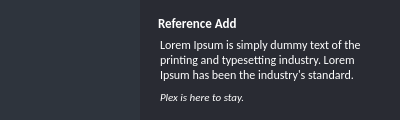
<?xml version="1.0" encoding="UTF-8"?>
<ui version="4.0">
 <class>arNotice</class>
 <widget class="QWidget" name="arNotice">
  <property name="windowModality">
   <enum>Qt::NonModal</enum>
  </property>
  <property name="geometry">
   <rect>
    <x>0</x>
    <y>0</y>
    <width>400</width>
    <height>120</height>
   </rect>
  </property>
  <property name="minimumSize">
   <size>
    <width>400</width>
    <height>120</height>
   </size>
  </property>
  <property name="maximumSize">
   <size>
    <width>166666</width>
    <height>166666</height>
   </size>
  </property>
  <property name="font">
   <font>
    <family>Calibri</family>
    <pointsize>11</pointsize>
    <weight>75</weight>
    <bold>true</bold>
   </font>
  </property>
  <property name="acceptDrops">
   <bool>false</bool>
  </property>
  <property name="windowTitle">
   <string>atNotice</string>
  </property>
  <property name="styleSheet">
   <string notr="true">QWidget{
color: rgb(255, 255, 255);
background-color: rgb(41, 43, 51); 
}
QToolTip { 
	background-color: rgb(52, 52, 52);
	color: rgb(241, 241, 241);
	border: black solid 1px;
}</string>
  </property>
  <layout class="QVBoxLayout" name="verticalLayout_2">
   <property name="spacing">
    <number>0</number>
   </property>
   <property name="leftMargin">
    <number>0</number>
   </property>
   <property name="topMargin">
    <number>0</number>
   </property>
   <property name="rightMargin">
    <number>10</number>
   </property>
   <property name="bottomMargin">
    <number>0</number>
   </property>
   <item>
    <layout class="QHBoxLayout" name="horizontalLayout">
     <property name="rightMargin">
      <number>0</number>
     </property>
     <item>
      <widget class="QWidget" name="widget" native="true">
       <property name="minimumSize">
        <size>
         <width>140</width>
         <height>80</height>
        </size>
       </property>
       <property name="styleSheet">
        <string notr="true">background-color: rgb(46, 52, 61);
</string>
       </property>
       <layout class="QHBoxLayout" name="horizontalLayout_2">
        <property name="leftMargin">
         <number>0</number>
        </property>
        <property name="topMargin">
         <number>0</number>
        </property>
        <property name="rightMargin">
         <number>0</number>
        </property>
        <property name="bottomMargin">
         <number>0</number>
        </property>
        <item>
         <widget class="QPushButton" name="btnPreviewImg">
          <property name="minimumSize">
           <size>
            <width>140</width>
            <height>80</height>
           </size>
          </property>
          <property name="maximumSize">
           <size>
            <width>100</width>
            <height>100</height>
           </size>
          </property>
          <property name="styleSheet">
           <string notr="true"/>
          </property>
          <property name="text">
           <string/>
          </property>
          <property name="icon">
           <iconset resource="../../../img/img.qrc">
            <normaloff>:/label/labels/default.png</normaloff>:/label/labels/default.png</iconset>
          </property>
          <property name="iconSize">
           <size>
            <width>100</width>
            <height>100</height>
           </size>
          </property>
          <property name="autoDefault">
           <bool>false</bool>
          </property>
          <property name="default">
           <bool>false</bool>
          </property>
          <property name="flat">
           <bool>true</bool>
          </property>
         </widget>
        </item>
       </layout>
      </widget>
     </item>
     <item>
      <layout class="QVBoxLayout" name="verticalLayout" stretch="1,0,0">
       <property name="spacing">
        <number>0</number>
       </property>
       <property name="leftMargin">
        <number>16</number>
       </property>
       <property name="topMargin">
        <number>14</number>
       </property>
       <property name="bottomMargin">
        <number>14</number>
       </property>
       <item>
        <widget class="QLineEdit" name="edtTitle">
         <property name="enabled">
          <bool>false</bool>
         </property>
         <property name="maximumSize">
          <size>
           <width>16777215</width>
           <height>20</height>
          </size>
         </property>
         <property name="font">
          <font>
           <family>Calibri</family>
           <pointsize>10</pointsize>
           <weight>75</weight>
           <bold>true</bold>
          </font>
         </property>
         <property name="text">
          <string>Reference Add</string>
         </property>
         <property name="frame">
          <bool>false</bool>
         </property>
         <property name="alignment">
          <set>Qt::AlignBottom|Qt::AlignLeading|Qt::AlignLeft</set>
         </property>
         <property name="readOnly">
          <bool>true</bool>
         </property>
         <property name="placeholderText">
          <string>Title</string>
         </property>
        </widget>
       </item>
       <item>
        <widget class="QPlainTextEdit" name="edtMsg">
         <property name="enabled">
          <bool>false</bool>
         </property>
         <property name="sizePolicy">
          <sizepolicy hsizetype="Preferred" vsizetype="Preferred">
           <horstretch>0</horstretch>
           <verstretch>0</verstretch>
          </sizepolicy>
         </property>
         <property name="maximumSize">
          <size>
           <width>16777215</width>
           <height>16777215</height>
          </size>
         </property>
         <property name="font">
          <font>
           <family>Calibri</family>
           <pointsize>9</pointsize>
          </font>
         </property>
         <property name="frameShape">
          <enum>QFrame::NoFrame</enum>
         </property>
         <property name="verticalScrollBarPolicy">
          <enum>Qt::ScrollBarAlwaysOff</enum>
         </property>
         <property name="horizontalScrollBarPolicy">
          <enum>Qt::ScrollBarAlwaysOff</enum>
         </property>
         <property name="undoRedoEnabled">
          <bool>false</bool>
         </property>
         <property name="readOnly">
          <bool>true</bool>
         </property>
         <property name="plainText">
          <string>Lorem Ipsum is simply dummy text of the printing and typesetting industry. Lorem Ipsum has been the industry's standard.</string>
         </property>
         <property name="tabStopWidth">
          <number>10</number>
         </property>
        </widget>
       </item>
       <item>
        <widget class="QPlainTextEdit" name="edtQuote">
         <property name="enabled">
          <bool>false</bool>
         </property>
         <property name="sizePolicy">
          <sizepolicy hsizetype="Preferred" vsizetype="Preferred">
           <horstretch>0</horstretch>
           <verstretch>0</verstretch>
          </sizepolicy>
         </property>
         <property name="maximumSize">
          <size>
           <width>16777215</width>
           <height>20</height>
          </size>
         </property>
         <property name="font">
          <font>
           <family>Calibri</family>
           <pointsize>8</pointsize>
           <italic>true</italic>
          </font>
         </property>
         <property name="frameShape">
          <enum>QFrame::NoFrame</enum>
         </property>
         <property name="verticalScrollBarPolicy">
          <enum>Qt::ScrollBarAlwaysOff</enum>
         </property>
         <property name="horizontalScrollBarPolicy">
          <enum>Qt::ScrollBarAlwaysOff</enum>
         </property>
         <property name="documentTitle">
          <string/>
         </property>
         <property name="readOnly">
          <bool>true</bool>
         </property>
         <property name="plainText">
          <string>Plex is here to stay.</string>
         </property>
         <property name="tabStopWidth">
          <number>10</number>
         </property>
         <property name="placeholderText">
          <string/>
         </property>
        </widget>
       </item>
      </layout>
     </item>
    </layout>
   </item>
  </layout>
 </widget>
 <resources>
  <include location="../../../img/img.qrc"/>
 </resources>
 <connections/>
</ui>
